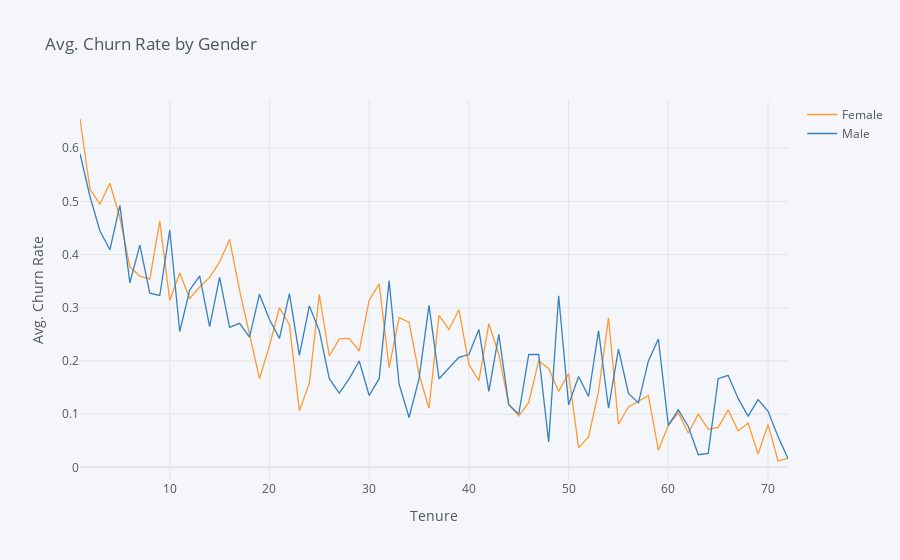

Source (notebook cell):
### Code cell
@interact(Selection=['gender', 'SeniorCitizen', 'Partner', 
                     'Dependents', 'InternetService', 'PaymentMethod'])
def linechart(Selection):
    data = df.pivot_table(values='ChurnBinary', columns=Selection,
                            index='tenure', aggfunc='mean').reset_index()

    data.iplot(kind='line', x='tenure', xTitle='Tenure', 
               yTitle='Avg. Churn Rate', title='Avg. Churn Rate by ' + Selection.title())

### Figure 1 — Plotly figure (JSON) as saved in the notebook; plotly's stock layout.template omitted (floating-point values rounded to 4 significant figures)
{"data": [{"line": {"color": "rgba(255, 153, 51, 1.0)", "dash": "solid", "shape": "linear", "width": 1.3}, "mode": "lines", "name": "Female", "text": "", "type": "scatter", "x": [1, 2, 3, 4, 5, 6, 7, 8, 9, 10, 11, 12, 13, 14, 15, 16, 17, 18, 19, 20, 21, 22, 23, 24, 25, 26, 27, 28, 29, 30, 31, 32, 33, 34, 35, 36, 37, 38, 39, 40, 41, 42, 43, 44, 45, 46, 47, 48, 49, 50, 51, 52, 53, 54, 55, 56, 57, 58, 59, 60, 61, 62, 63, 64, 65, 66, 67, 68, 69, 70, 71, 72], "y": [0.6549, 0.5231, 0.495, 0.5341, 0.4697, 0.377, 0.3594, 0.3538, 0.463, 0.3137, 0.3654, 0.3175, 0.339, 0.3571, 0.386, 0.4286, 0.3333, 0.25, 0.1667, 0.2286, 0.3, 0.2683, 0.1064, 0.1579, 0.325, 0.2093, 0.2414, 0.2424, 0.2188, 0.3143, 0.3448, 0.1875, 0.2812, 0.2727, 0.175, 0.1111, 0.2857, 0.2593, 0.2963, 0.1935, 0.1628, 0.2703, 0.2121, 0.1176, 0.09677, 0.122, 0.2, 0.186, 0.1429, 0.1765, 0.03704, 0.05714, 0.1429, 0.2812, 0.08108, 0.1136, 0.125, 0.1351, 0.03226, 0.07895, 0.1026, 0.06452, 0.1, 0.07143, 0.075, 0.1081, 0.06818, 0.08333, 0.025, 0.08065, 0.0119, 0.01695]}, {"line": {"color": "rgba(55, 128, 191, 1.0)", "dash": "solid", "shape": "linear", "width": 1.3}, "mode": "lines", "name": "Male", "text": "", "type": "scatter", "x": [1, 2, 3, 4, 5, 6, 7, 8, 9, 10, 11, 12, 13, 14, 15, 16, 17, 18, 19, 20, 21, 22, 23, 24, 25, 26, 27, 28, 29, 30, 31, 32, 33, 34, 35, 36, 37, 38, 39, 40, 41, 42, 43, 44, 45, 46, 47, 48, 49, 50, 51, 52, 53, 54, 55, 56, 57, 58, 59, 60, 61, 62, 63, 64, 65, 66, 67, 68, 69, 70, 71, 72], "y": [0.5897, 0.5093, 0.4444, 0.4091, 0.4925, 0.3469, 0.4179, 0.3276, 0.3231, 0.4462, 0.2553, 0.3333, 0.36, 0.2647, 0.3571, 0.2632, 0.2708, 0.2449, 0.3256, 0.2778, 0.2424, 0.3265, 0.2105, 0.3036, 0.2564, 0.1667, 0.1395, 0.1667, 0.2, 0.1351, 0.1667, 0.3514, 0.1562, 0.09375, 0.1667, 0.3043, 0.1667, 0.1875, 0.2069, 0.2121, 0.2593, 0.1429, 0.25, 0.1176, 0.1, 0.2121, 0.2121, 0.04762, 0.3226, 0.1176, 0.1707, 0.1333, 0.2571, 0.1111, 0.2222, 0.1389, 0.1212, 0.2, 0.2414, 0.07895, 0.1081, 0.07692, 0.02381, 0.02632, 0.1667, 0.1731, 0.1296, 0.09615, 0.1273, 0.1053, 0.05814, 0.01622]}], "layout": {"legend": {"bgcolor": "#F5F6F9", "font": {"color": "#4D5663"}}, "paper_bgcolor": "#F5F6F9", "plot_bgcolor": "#F5F6F9", "title": {"font": {"color": "#4D5663"}, "text": "Avg. Churn Rate by Gender"}, "xaxis": {"gridcolor": "#E1E5ED", "showgrid": true, "tickfont": {"color": "#4D5663"}, "title": {"font": {"color": "#4D5663"}, "text": "Tenure"}, "zerolinecolor": "#E1E5ED"}, "yaxis": {"gridcolor": "#E1E5ED", "showgrid": true, "tickfont": {"color": "#4D5663"}, "title": {"font": {"color": "#4D5663"}, "text": "Avg. Churn Rate"}, "zerolinecolor": "#E1E5ED"}}}
